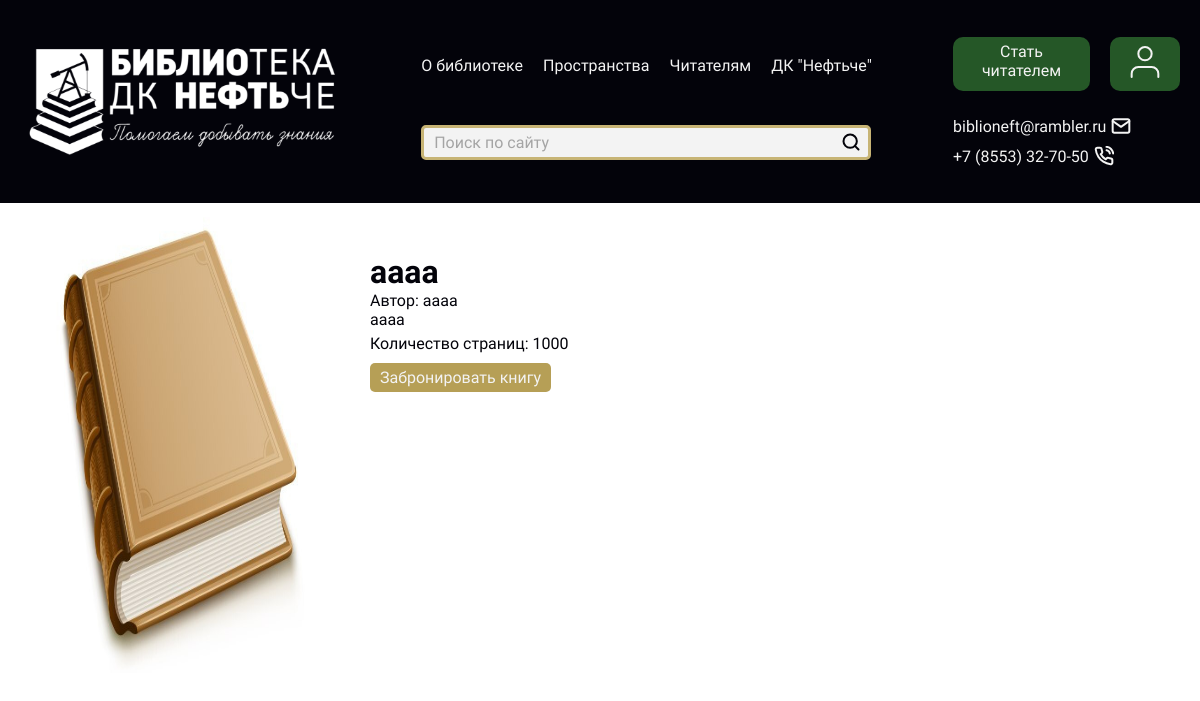
The app's page /book/2/, older data.
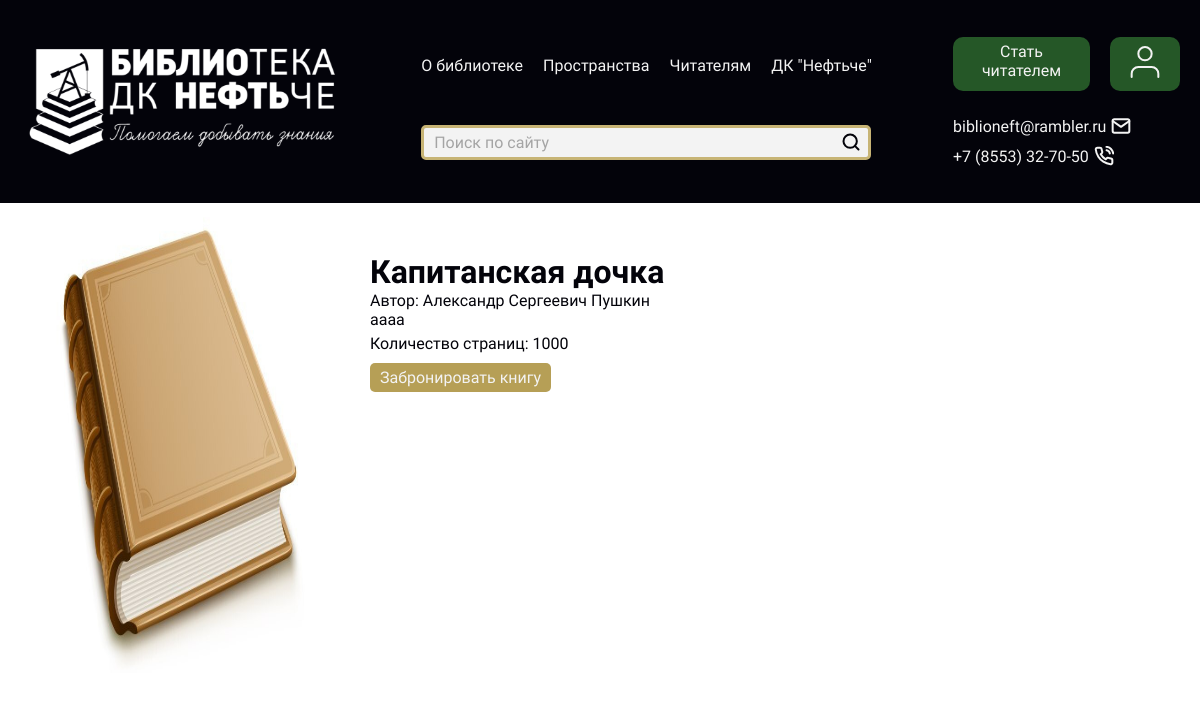
The same page, newer data.
### main/models.py (models this page shows, shortened)
class Book(models.Model):
    title = models.CharField(max_length=200, verbose_name="Название книги")
    author = models.CharField(max_length=100, verbose_name="Автор")
    description = models.TextField(verbose_name="Описание", blank=True, null=True)
    published_date = models.DateField(verbose_name="Дата написания")
    isbn = models.CharField(max_length=13, unique=True, verbose_name="ISBN")
    pages = models.PositiveIntegerField(verbose_name="Количество страниц", validators=[MinValueValidator(1)])
    borrowed_by = models.ForeignKey(
        User,
        on_delete=models.SET_NULL,
        null=True,
        blank=True,
        verbose_name="Взято на чтение",
        related_name="borrowed_books_by"
    )
    added_by = models.ForeignKey(
        User,
        on_delete=models.SET_NULL,
        null=True,
        blank=True,
        verbose_name="Добавлено пользователем",
        related_name="added_books"
    )
    created_at = models.DateTimeField(auto_now_add=True, verbose_name="Дата создания")
    updated_at = models.DateTimeField(auto_now=True, verbose_name="Дата обновления")
    image_book = models.ImageField(upload_to='book/', blank=True, null=True)
    class Meta:
        verbose_name = "Книга"
        verbose_name_plural = "Книги"

### main/views.py (the view)
# urls.py: path('book/<int:pk>/', views.book_detail, name='book_detail'),
def book_detail(request, pk):
    book = get_object_or_404(Book, pk=pk)
    return render(request, 'pages/book_detail.html', {'book': book})

### main/templates/pages/book_detail.html (shortened to what this page needs)
{% extends 'base.html' %}
{% load static %}
{% block content %}
<div class="book_page container">
    {% if book.image_book %}
        <img class="book_img" src="{{ book.image_book.url }}" alt="{{ book.title }}">
    {% else %}
        <img src="{% static 'images/default_book.png' %}" alt="Нет изображения">
    {% endif %}
    <div class="book_info">
        <h1 class="books_title">{{ book.title }}</h1>
    <p>Автор: {{ book.author }}</p>
    <p>{{ book.description }}</p>
    <p class="book_pages">Количество страниц: {{ book.pages }}</p>
    <a href="{% url 'reserve_book' book.pk %}" class="reserve_btn">Забронировать книгу</a>
    </div>
</div>
{% endblock %}

Row changes from the older to the newer data that the page shows:
changed Book "аааа": title "аааа" → "Капитанская дочка"; author "аааа" → "Александр Сергеевич Пушкин"
